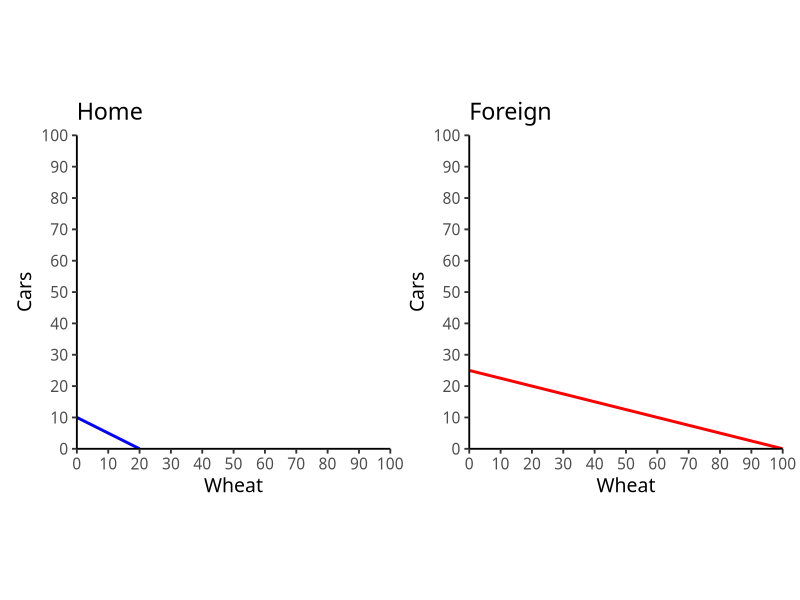

The R source for this figure:
## ---- chunk 1
knitr::opts_chunk$set(echo = F,
                      warning = F,
                      message = F)
library(tidyverse)
library(patchwork)
## ---- chunk 2

home_ppf=function(x){10-0.5*x}

home<-ggplot(data = tibble(x=1:10), aes(x=x))+
  stat_function(fun = home_ppf, geom = "line", color = "blue", size = 1)+
  labs(title = "Home",
       x = "Wheat",
       y = "Cars")+
  scale_x_continuous(breaks = seq(0,100,10),
                     limits = c(0,100),
                     expand = c(0,0))+
  scale_y_continuous(breaks = seq(0,100,10),
                     limits = c(0,100),
                     expand = c(0,0))+
  coord_fixed()+
  theme_classic(base_family = "Fira Sans Condensed", base_size=14)

foreign_ppf=function(x){25-0.25*x}

foreign<-ggplot(data = tibble(x=1:10), aes(x=x))+
  stat_function(fun = foreign_ppf, geom = "line", color = "red", size = 1)+
  labs(title = "Foreign",
       x = "Wheat",
       y = "Cars")+
  scale_x_continuous(breaks = seq(0,100,10),
                     limits = c(0,100),
                     expand = c(0,0))+
  scale_y_continuous(breaks = seq(0,100,10),
                     limits = c(0,100),
                     expand = c(0,0))+
  coord_fixed()+
  theme_classic(base_family = "Fira Sans Condensed", base_size=14)

home+foreign
